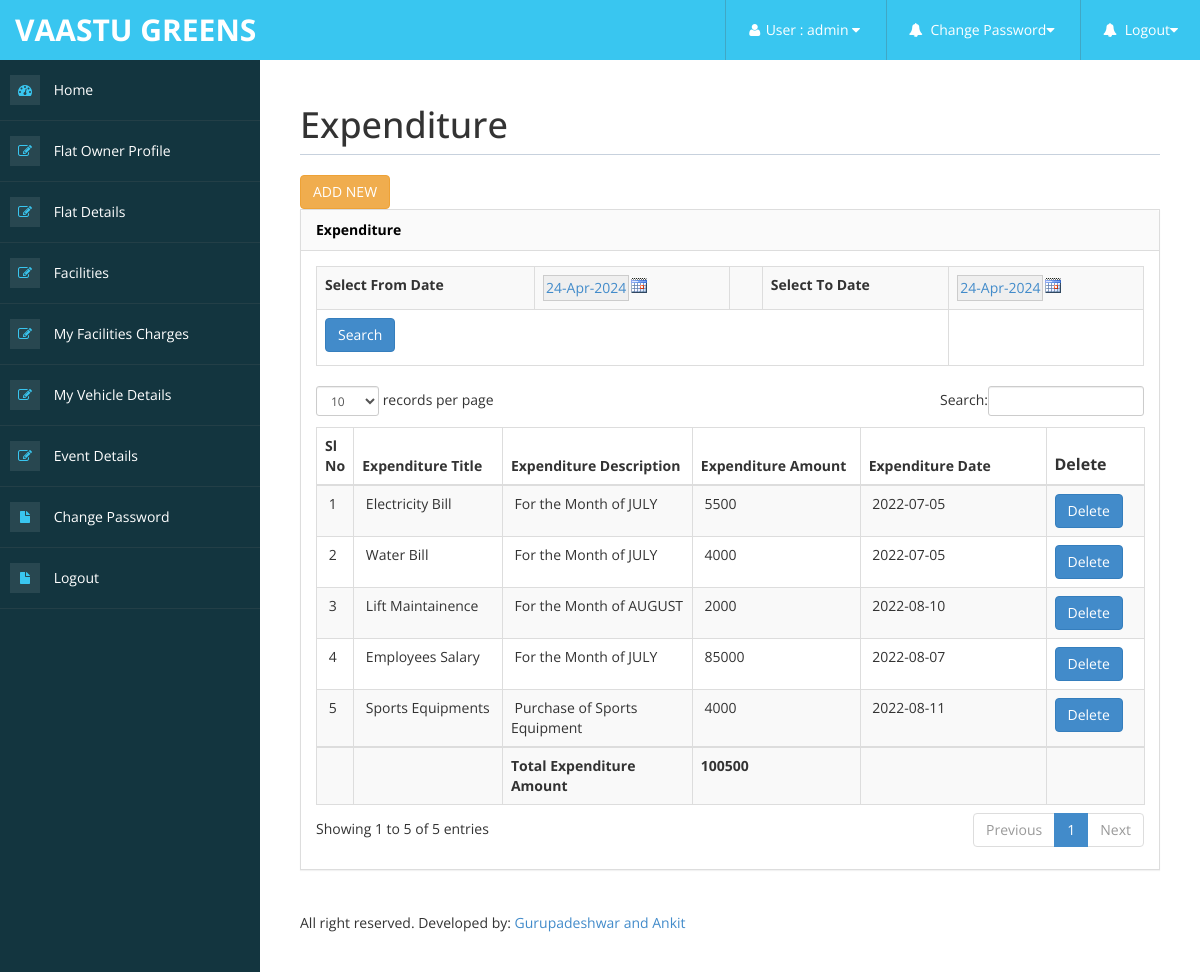
Page /owner/Expenditure_view.php (signed in) on the committed database.
### tables this page shows
CREATE TABLE `expenditure` (
  `Expenditure_id` int(10) NOT NULL,
  `Expenditure_title` varchar(25) NOT NULL,
  `Expenditure_description` varchar(100) NOT NULL,
  `Expenditure_amount` int(8) NOT NULL,
  `Expenditure_date` date NOT NULL
);

### owner/Expenditure_view.php (the view, shortened to what this page needs)
<!DOCTYPE html>
<html xmlns="http://www.w3.org/1999/xhtml">
<head>
<?php include('metadata.php');?>
<?php include('header.php');?>
<?php include('sidebar.php');?>
</head>
<body>
        <div id="page-wrapper" >
            <div id="page-inner">
			 <div class="row">
                    <div class="col-md-12">
                        <h1 class="page-header">
                            Expenditure
                        </h1>
                    </div>
                </div>
               <a href="Expenditure_form.php" class="btn btn-warning btn" >ADD NEW</a>
            <div class="row">
                <div class="col-md-12">
                    <div class="panel panel-default">
                        <div class="panel-heading">
                             Expenditure</div>
                        <div class="panel-body">
                            <div class="table-responsive">
							                     <?php include('cal.php'); ?>
						  <form name="form1" method="post" role="form" action="Expenditure_view_next.php" id="formID">
                                           <table class="table table-striped table-bordered table-hover">
         <tr>
           <td><label>Select From Date</label></td>
           <td><?php
	  ?></td>
           <td>&nbsp;</td>
           <td><label>Select To Date</label></td>
           <td><?php
	  ?></td>
         </tr>
         <tr>
           <td colspan="4"><label><button type="submit" class="btn btn-primary">Search</button></label></td>
           <td>&nbsp;</td>
         </tr>
       </table>
</form>
                                <table class="table table-striped table-bordered table-hover" id="dataTables-example">
                                    <thead>
   <tr>
      <th><div align="left">Sl No</div></th>
      <th width="220"><div align="left">Expenditure Title</div></th>
      <th width="353"><div align="left">Expenditure Description</div></th>
      <th width="285"><div align="left">Expenditure Amount</div></th>
      <th width="339"><div align="left">Expenditure Date</div></th>
      <th width="110"><div align="left" class="style4">Delete</div></th>
    </tr>
	</thead>
	<tbody>
    <?php
	include("../db_connect/db_connect.php");
	$sl_no=1;
	$tot=0;
	$sql="select * from expenditure";
	$res=mysqli_query($conn,$sql);
	while($row=mysqli_fetch_array($res))
	{
	$tot=$tot+$row['Expenditure_amount'];
	?>
    <tr>
      <td>&nbsp;<?php echo $sl_no++;?></td>
      <td>&nbsp;<?php echo $row['Expenditure_title'];?></td>
      <td>&nbsp;<?php echo $row['Expenditure_description'];?></td>
      <td>&nbsp;<?php echo $row['Expenditure_amount'];?></td>
      <td>&nbsp;<?php echo $row['Expenditure_date'];?></td>
	  <td><a href="Expenditure_delete.php?Expenditure_id=<?php echo $row['Expenditure_id'];?>" class="btn btn-primary">Delete</a></td>
    </tr>
    <?php
	}
	?>
	</tbody>
	<tr>
      <td>&nbsp;</td>
      <td>&nbsp;</td>
      <td><strong>Total Expenditure Amount </strong></td>
      <td><strong><?php echo $tot;?></strong>&nbsp;</td>
      <td>&nbsp;</td>
      <td>&nbsp;</td>
    </tr>
  </table>
   </div>
                        </div>
                    </div>
                <?php include('footer.php');?>
			    </div>
</body>
</html>

### owner/assets/css/custom-styles.css (style rules this page uses)
body { font-family: 'Open Sans', sans-serif; }
#page-wrapper { padding: 15px 15px; min-height: 600px; background: #FFFFFF; }
#page-inner { width:100%; margin:10px 20px 10px 0px; background-color:transparent; padding:10px; min-height:1200px; }
h1, .h1, h2, .h2, h3, .h3 { margin-top: 7px; margin-bottom: -5px; }
.panel { border-radius:0px; }
.page-header { padding-bottom: 9px; margin: 10px 0 20px; border-bottom: 1px solid #C7D1DD; }
.panel-default > .panel-heading { color: #000; background-color: #FFFFFF; border-color: #ddd; font-weight:bold; background: #FAFAFA; }
@media (min-width:768px) { #page-wrapper { margin: 0 0 0 260px; padding: 15px 30px; min-height: 1200px; } }

### rows in the picture
expenditure: Expenditure_title "Electricity Bill", Expenditure_description "For the Month of JULY", Expenditure_amount "5500", Expenditure_date "2022-07-05"
expenditure: Expenditure_title "Water Bill", Expenditure_description "For the Month of JULY", Expenditure_amount "4000", Expenditure_date "2022-07-05"
expenditure: Expenditure_title "Lift Maintainence", Expenditure_description "For the Month of AUGUST", Expenditure_amount "2000", Expenditure_date "2022-08-10"
expenditure: Expenditure_title "Employees Salary", Expenditure_description "For the Month of JULY", Expenditure_amount "85000", Expenditure_date "2022-08-07"
expenditure: Expenditure_title "Sports Equipments", Expenditure_description "Purchase of Sports Equipment", Expenditure_amount "4000", Expenditure_date "2022-08-11"

### other values in the picture
$_SESSION['uname'] "admin"
$dd "24-Apr-2024 24-Apr-2024"
$tot "100500"
